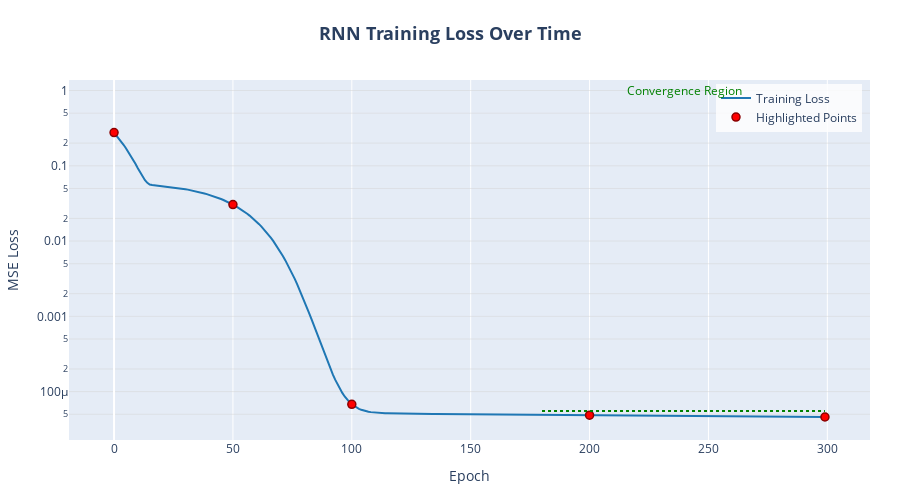
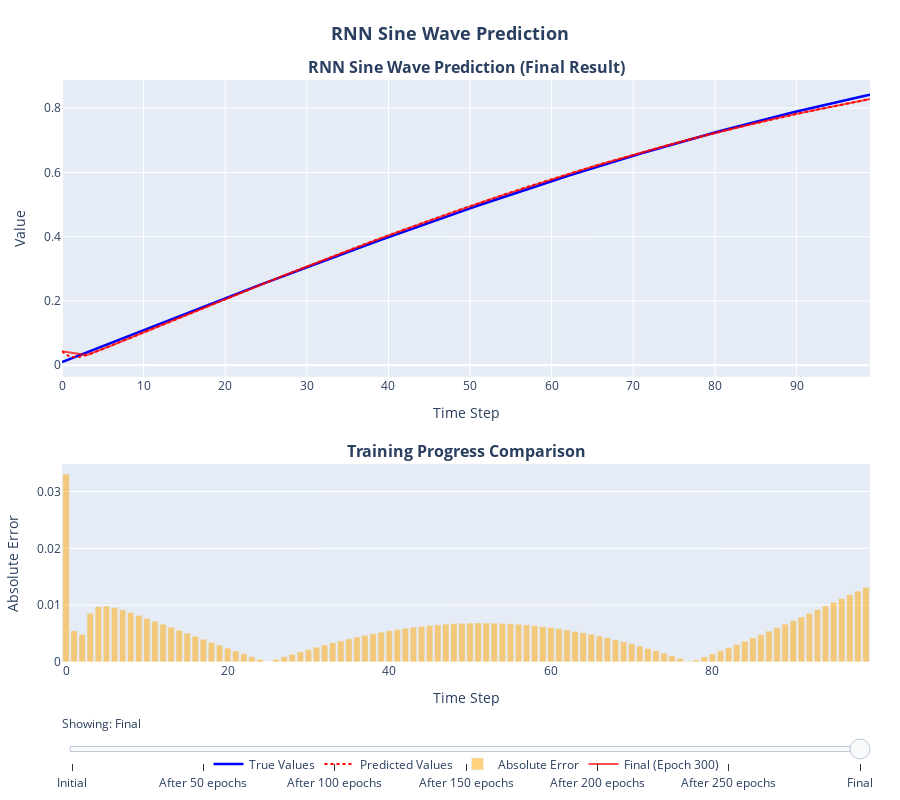

Notebook source saved alongside these figures, in order:
### Code cell
import numpy as np
import plotly.graph_objects as go
from plotly.subplots import make_subplots

# Define a simple RNN with BPTT
class SimpleRNNWithBPTT:
    def __init__(self, input_size, hidden_size, output_size, learning_rate=0.01):
        np.random.seed(42)  # For reproducible results
        # Initialize weights and biases
        self.Wx = np.random.randn(input_size, hidden_size) * 0.01
        self.Wy = np.random.randn(hidden_size, hidden_size) * 0.01
        self.Wo = np.random.randn(hidden_size, output_size) * 0.01
        self.bh = np.zeros((1, hidden_size))
        self.bo = np.zeros((1, output_size))
        
        self.learning_rate = learning_rate
        self.hidden_size = hidden_size
        self.input_size = input_size
        self.output_size = output_size
        
    def forward(self, x_sequence):
        # x_sequence shape: (seq_length, input_size)
        seq_length = len(x_sequence)
        # Initialize states and outputs
        h = np.zeros((seq_length + 1, self.hidden_size))  # +1 for initial state h[-1]
        y = np.zeros((seq_length, self.output_size))
        
        # Forward pass through time
        for t in range(seq_length):
            # Current input
            x_t = x_sequence[t:t+1]
            # Previous hidden state
            h_prev = h[t:t+1]
            
            # Calculate current hidden state
            h[t+1] = np.tanh(np.dot(x_t, self.Wx) + np.dot(h_prev, self.Wy) + self.bh)
            # Calculate output
            y[t] = np.dot(h[t+1], self.Wo) + self.bo
        
        return h[1:], y  # Return hidden states and outputs
    
    def backprop(self, x, targets, h, outputs):
        # Initialize gradients
        dWx = np.zeros_like(self.Wx)
        dWy = np.zeros_like(self.Wy)
        dWo = np.zeros_like(self.Wo)
        dbh = np.zeros_like(self.bh)
        dbo = np.zeros_like(self.bo)
        
        # Initial gradient of hidden state
        dh_next = np.zeros((1, self.hidden_size))
        
        seq_length = len(x)
        
        # Backpropagation through time
        for t in reversed(range(seq_length)):
            # Gradient from output (MSE loss)
            dy = outputs[t] - targets[t:t+1]
            
            # Gradient of output weights
            h_t_reshaped = h[t].reshape(1, -1)
            dWo += np.dot(h_t_reshaped.T, dy)
            dbo += dy
            
            # Gradient into hidden layer
            dh = np.dot(dy, self.Wo.T) + dh_next
            
            # Gradient through tanh
            dh_raw = (1 - h[t] ** 2) * dh
            
            # Gradient of hidden weights, biases, and recurrent weights
            dbh += dh_raw
            dWx += np.dot(x[t].reshape(-1, 1), dh_raw)
            
            # We need the previous hidden state
            prev_h = np.zeros((1, self.hidden_size)) if t == 0 else h[t-1:t]
            dWy += np.dot(prev_h.T, dh_raw)
            
            # Gradient for next iteration
            dh_next = np.dot(dh_raw, self.Wy.T)
        
        # Clip gradients to prevent exploding gradients
        for grad in [dWx, dWy, dWo, dbh, dbo]:
            np.clip(grad, -5, 5, out=grad)
        
        # Update weights
        self.Wx -= self.learning_rate * dWx
        self.Wy -= self.learning_rate * dWy
        self.Wo -= self.learning_rate * dWo
        self.bh -= self.learning_rate * dbh
        self.bo -= self.learning_rate * dbo

# Create a simple sequence prediction task
# We'll create a sine wave and have the RNN predict the next value
def generate_sine_wave(seq_length, frequency=0.1):
    x = np.linspace(0, 10, seq_length)
    sine_wave = np.sin(x * frequency)
    return sine_wave.reshape(-1, 1)

# Generate data
seq_length = 100
sine_wave = generate_sine_wave(seq_length + 1)  # +1 to allow for targets

# Create training data and targets
x_train = sine_wave[:-1]  # All but the last point
y_train = sine_wave[1:]   # All but the first point (shifted by 1)

# Initialize RNN with smaller learning rate for smoother convergence
rnn = SimpleRNNWithBPTT(input_size=1, hidden_size=16, output_size=1, learning_rate=0.005)

# Training loop with logging for visualization
epochs = 300
loss_history = []
predictions_over_time = []

# Store initial predictions
_, initial_preds = rnn.forward(x_train)
predictions_over_time.append(initial_preds.copy())

# Training epochs
for epoch in range(epochs):
    # Forward pass
    h, y_pred = rnn.forward(x_train)
    
    # Calculate loss (MSE)
    loss = np.mean((y_pred - y_train) ** 2)
    loss_history.append(loss)
    
    # Save predictions periodically
    if epoch % 50 == 0 and epoch > 0:
        predictions_over_time.append(y_pred.copy())
    
    # Backpropagation
    rnn.backprop(x_train, y_train, h, y_pred)
    
    # Print progress
    if epoch % 30 == 0:
        print(f"Epoch {epoch}, Loss: {loss:.4f}")

# Get final predictions
_, final_predictions = rnn.forward(x_train)
predictions_over_time.append(final_predictions)

# Visualize training loss history with improved Plotly visualization
fig_loss = go.Figure()
fig_loss.add_trace(
    go.Scatter(
        x=list(range(epochs)),
        y=loss_history,
        mode='lines',
        name='Training Loss',
        line=dict(
            color='rgb(31, 119, 180)',
            width=2
        ),
        hovertemplate='Epoch: %{x}<br>Loss: %{y:.6f}<extra></extra>'
    )
)

# Add markers at specific loss values
marker_epochs = [0, 50, 100, 200, epochs-1]
marker_losses = [loss_history[e] for e in marker_epochs]

fig_loss.add_trace(
    go.Scatter(
        x=marker_epochs,
        y=marker_losses,
        mode='markers',
        marker=dict(
            color='red',
            size=8,
            line=dict(
                color='darkred',
                width=1.5
            )
        ),
        name='Highlighted Points',
        hovertemplate='Epoch: %{x}<br>Loss: %{y:.6f}<extra></extra>'
    )
)

fig_loss.update_layout(
    title=dict(
        text='<b>RNN Training Loss Over Time</b>',
        x=0.5,
        font=dict(size=18)
    ),
    xaxis_title='Epoch',
    yaxis_title='MSE Loss',
    yaxis=dict(
        type='log',
        showgrid=True,
        gridwidth=0.5,
        gridcolor='lightgray'
    ),
    width=900,
    height=500,
    margin=dict(l=60, r=30, t=80, b=60),
    hovermode='closest',
    legend=dict(
        yanchor="top",
        y=0.99,
        xanchor="right",
        x=0.99,
        bgcolor="rgba(255,255,255,0.8)"
    ),
    shapes=[
        # Annotation line for convergence region
        dict(
            type="line",
            yref="y",
            y0=loss_history[-1]*1.2,
            y1=loss_history[-1]*1.2,
            xref="x",
            x0=epochs*0.6,
            x1=epochs-1,
            line=dict(
                color="green",
                width=2,
                dash="dot",
            ),
        ),
    ],
    annotations=[
        dict(
            x=epochs*0.8,
            y=loss_history[-1]*1.3,
            text="Convergence Region",
            showarrow=False,
            font=dict(color="green")
        )
    ]
)

# Show the loss curve
fig_loss.show()

# Visualize predictions with interactive Plotly
# Create a subplot with 2 rows
fig_pred = make_subplots(
    rows=2, 
    cols=1,
    subplot_titles=(
        '<b>RNN Sine Wave Prediction (Final Result)</b>', 
        '<b>Training Progress Comparison</b>'
    ),
    vertical_spacing=0.15,
    row_heights=[0.6, 0.4]
)

# Plot the final predictions vs true values
fig_pred.add_trace(
    go.Scatter(
        x=list(range(seq_length)),
        y=y_train.flatten(),
        mode='lines',
        name='True Values',
        line=dict(color='blue', width=2.5),
        hovertemplate='Time Step: %{x}<br>True Value: %{y:.4f}<extra></extra>'
    ),
    row=1, col=1
)
fig_pred.add_trace(
    go.Scatter(
        x=list(range(seq_length)),
        y=final_predictions.flatten(),
        mode='lines',
        name='Predicted Values',
        line=dict(color='red', width=2, dash='dot'),
        hovertemplate='Time Step: %{x}<br>Prediction: %{y:.4f}<extra></extra>'
    ),
    row=1, col=1
)

# Calculate and plot error
error = np.abs(y_train.flatten() - final_predictions.flatten())
fig_pred.add_trace(
    go.Bar(
        x=list(range(seq_length)),
        y=error,
        name='Absolute Error',
        marker_color='rgba(255, 165, 0, 0.5)',
        hovertemplate='Time Step: %{x}<br>Error: %{y:.4f}<extra></extra>'
    ),
    row=2, col=1
)

# Show predictions at different stages of training
stages = ['Initial', 'After 50 epochs', 'After 100 epochs', 
          'After 150 epochs', 'After 200 epochs', 'After 250 epochs', 'Final']
colors = ['rgba(128,128,128,0.7)', 'rgba(250,128,114,0.7)', 'rgba(255,165,0,0.7)', 
          'rgba(107,142,35,0.7)', 'rgba(65,105,225,0.7)', 'rgba(186,85,211,0.7)', 'rgba(255,0,0,0.7)']

# Select subset of time steps for clarity
time_steps = np.arange(0, 100, 3)

# Add button for each epoch's predictions
buttons = []
for i, preds in enumerate(predictions_over_time):
    opacity = 0.4 if i < len(predictions_over_time)-1 else 0.8
    epoch_num = 0 if i == 0 else (50*i if i < len(predictions_over_time)-1 else epochs)
    
    trace = go.Scatter(
        x=time_steps,
        y=preds.flatten()[time_steps],
        mode='lines',
        name=f'{stages[i]} (Epoch {epoch_num})',
        line=dict(color=colors[i], width=2, dash='dot' if i < len(predictions_over_time)-1 else 'solid'),
        visible=(i == len(predictions_over_time)-1),  # Only show final prediction by default
        hovertemplate=f'{stages[i]}<br>Time: %{{x}}<br>Value: %{{y:.4f}}<extra></extra>'
    )
    fig_pred.add_trace(trace, row=1, col=1)
    
    # Create button for this epoch's visibility
    visible_list = [False] * len(predictions_over_time)
    visible_list[i] = True  # Make this prediction visible
    buttons.append(dict(
        method="update",
        label=stages[i],
        args=[{"visible": [True, True, True] + visible_list}],  # Keep true/pred/error traces visible
    ))

# Add slider for prediction over time
sliders = [dict(
    active=len(predictions_over_time)-1,
    currentvalue={"prefix": "Showing: "},
    pad={"t": 50},
    steps=[dict(
        method="update",
        label=stages[i],
        args=[{"visible": [True, True, True] + [i==j for j in range(len(predictions_over_time))]}],
    ) for i in range(len(predictions_over_time))]
)]

# Configure the layout
fig_pred.update_layout(
    height=800,
    width=900,
    title=dict(
        text='<b>RNN Sine Wave Prediction</b>',
        x=0.5,
        font=dict(size=18)
    ),
    sliders=sliders,
    legend=dict(
        orientation="h",
        yanchor="bottom",
        y=-0.2,
        xanchor="center",
        x=0.5
    ),
    margin=dict(l=60, r=30, t=80, b=100),
    hovermode='closest'
)

# Update axes
fig_pred.update_xaxes(title_text="Time Step", row=1, col=1)
fig_pred.update_xaxes(title_text="Time Step", row=2, col=1)
fig_pred.update_yaxes(title_text="Value", row=1, col=1)
fig_pred.update_yaxes(title_text="Absolute Error", row=2, col=1)

# Show the figure
fig_pred.show()

### Figure 1 — Plotly figure (JSON) as saved in the notebook; plotly's stock layout.template omitted (floating-point values rounded to 4 significant figures; data arrays with more than 128 entries replaced by an {"elided": "..."} marker saying what was removed)
{"data": [{"hovertemplate": "Epoch: %{x}<br>Loss: %{y:.6f}<extra></extra>", "line": {"color": "rgb(31, 119, 180)", "width": 2}, "mode": "lines", "name": "Training Loss", "type": "scatter", "x": {"elided": "300 int values"}, "y": {"elided": "300 float values"}}, {"hovertemplate": "Epoch: %{x}<br>Loss: %{y:.6f}<extra></extra>", "marker": {"color": "red", "line": {"color": "darkred", "width": 1.5}, "size": 8}, "mode": "markers", "name": "Highlighted Points", "type": "scatter", "x": [0, 50, 100, 200, 299], "y": [0.276, 0.03049, 6.786e-05, 4.863e-05, 4.602e-05]}], "layout": {"annotations": [{"font": {"color": "green"}, "showarrow": false, "text": "Convergence Region", "x": 240, "y": 5.983e-05}], "height": 500, "hovermode": "closest", "legend": {"bgcolor": "rgba(255,255,255,0.8)", "x": 0.99, "xanchor": "right", "y": 0.99, "yanchor": "top"}, "margin": {"b": 60, "l": 60, "r": 30, "t": 80}, "shapes": [{"line": {"color": "green", "dash": "dot", "width": 2}, "type": "line", "x0": 180, "x1": 299, "xref": "x", "y0": 5.523e-05, "y1": 5.523e-05, "yref": "y"}], "title": {"font": {"size": 18}, "text": "<b>RNN Training Loss Over Time</b>", "x": 0.5}, "width": 900, "xaxis": {"title": {"text": "Epoch"}}, "yaxis": {"gridcolor": "lightgray", "gridwidth": 0.5, "showgrid": true, "title": {"text": "MSE Loss"}, "type": "log"}}}

### Figure 2 — Plotly figure (JSON) as saved in the notebook; plotly's stock layout.template omitted (floating-point values rounded to 4 significant figures)
{"data": [{"hovertemplate": "Time Step: %{x}<br>True Value: %{y:.4f}<extra></extra>", "line": {"color": "blue", "width": 2.5}, "mode": "lines", "name": "True Values", "type": "scatter", "x": [0, 1, 2, 3, 4, 5, 6, 7, 8, 9, 10, 11, 12, 13, 14, 15, 16, 17, 18, 19, 20, 21, 22, 23, 24, 25, 26, 27, 28, 29, 30, 31, 32, 33, 34, 35, 36, 37, 38, 39, 40, 41, 42, 43, 44, 45, 46, 47, 48, 49, 50, 51, 52, 53, 54, 55, 56, 57, 58, 59, 60, 61, 62, 63, 64, 65, 66, 67, 68, 69, 70, 71, 72, 73, 74, 75, 76, 77, 78, 79, 80, 81, 82, 83, 84, 85, 86, 87, 88, 89, 90, 91, 92, 93, 94, 95, 96, 97, 98, 99], "xaxis": "x", "y": [0.01, 0.02, 0.03, 0.03999, 0.04998, 0.05996, 0.06994, 0.07991, 0.08988, 0.09983, 0.1098, 0.1197, 0.1296, 0.1395, 0.1494, 0.1593, 0.1692, 0.179, 0.1889, 0.1987, 0.2085, 0.2182, 0.228, 0.2377, 0.2474, 0.2571, 0.2667, 0.2764, 0.286, 0.2955, 0.3051, 0.3146, 0.324, 0.3335, 0.3429, 0.3523, 0.3616, 0.3709, 0.3802, 0.3894, 0.3986, 0.4078, 0.4169, 0.4259, 0.435, 0.4439, 0.4529, 0.4618, 0.4706, 0.4794, 0.4882, 0.4969, 0.5055, 0.5141, 0.5227, 0.5312, 0.5396, 0.548, 0.5564, 0.5646, 0.5729, 0.581, 0.5891, 0.5972, 0.6052, 0.6131, 0.621, 0.6288, 0.6365, 0.6442, 0.6518, 0.6594, 0.6669, 0.6743, 0.6816, 0.6889, 0.6961, 0.7033, 0.7104, 0.7174, 0.7243, 0.7311, 0.7379, 0.7446, 0.7513, 0.7578, 0.7643, 0.7707, 0.7771, 0.7833, 0.7895, 0.7956, 0.8016, 0.8076, 0.8134, 0.8192, 0.8249, 0.8305, 0.836, 0.8415], "yaxis": "y"}, {"hovertemplate": "Time Step: %{x}<br>Prediction: %{y:.4f}<extra></extra>", "line": {"color": "red", "dash": "dot", "width": 2}, "mode": "lines", "name": "Predicted Values", "type": "scatter", "x": [0, 1, 2, 3, 4, 5, 6, 7, 8, 9, 10, 11, 12, 13, 14, 15, 16, 17, 18, 19, 20, 21, 22, 23, 24, 25, 26, 27, 28, 29, 30, 31, 32, 33, 34, 35, 36, 37, 38, 39, 40, 41, 42, 43, 44, 45, 46, 47, 48, 49, 50, 51, 52, 53, 54, 55, 56, 57, 58, 59, 60, 61, 62, 63, 64, 65, 66, 67, 68, 69, 70, 71, 72, 73, 74, 75, 76, 77, 78, 79, 80, 81, 82, 83, 84, 85, 86, 87, 88, 89, 90, 91, 92, 93, 94, 95, 96, 97, 98, 99], "xaxis": "x", "y": [0.04307, 0.0255, 0.02513, 0.03142, 0.04027, 0.05012, 0.06035, 0.07073, 0.08117, 0.09163, 0.1021, 0.1125, 0.123, 0.1334, 0.1438, 0.1543, 0.1646, 0.175, 0.1854, 0.1957, 0.206, 0.2163, 0.2265, 0.2368, 0.2469, 0.2571, 0.2672, 0.2773, 0.2873, 0.2973, 0.3073, 0.3172, 0.327, 0.3369, 0.3466, 0.3563, 0.366, 0.3756, 0.3852, 0.3947, 0.4041, 0.4135, 0.4228, 0.4321, 0.4413, 0.4504, 0.4594, 0.4684, 0.4774, 0.4862, 0.495, 0.5038, 0.5124, 0.521, 0.5295, 0.5379, 0.5463, 0.5546, 0.5628, 0.5709, 0.5789, 0.5869, 0.5948, 0.6026, 0.6103, 0.618, 0.6256, 0.6331, 0.6405, 0.6478, 0.655, 0.6622, 0.6693, 0.6763, 0.6832, 0.69, 0.6967, 0.7034, 0.71, 0.7165, 0.7229, 0.7292, 0.7354, 0.7416, 0.7476, 0.7536, 0.7595, 0.7653, 0.771, 0.7767, 0.7822, 0.7877, 0.7931, 0.7984, 0.8036, 0.8087, 0.8137, 0.8187, 0.8235, 0.8283], "yaxis": "y"}, {"hovertemplate": "Time Step: %{x}<br>Error: %{y:.4f}<extra></extra>", "marker": {"color": "rgba(255, 165, 0, 0.5)"}, "name": "Absolute Error", "type": "bar", "x": [0, 1, 2, 3, 4, 5, 6, 7, 8, 9, 10, 11, 12, 13, 14, 15, 16, 17, 18, 19, 20, 21, 22, 23, 24, 25, 26, 27, 28, 29, 30, 31, 32, 33, 34, 35, 36, 37, 38, 39, 40, 41, 42, 43, 44, 45, 46, 47, 48, 49, 50, 51, 52, 53, 54, 55, 56, 57, 58, 59, 60, 61, 62, 63, 64, 65, 66, 67, 68, 69, 70, 71, 72, 73, 74, 75, 76, 77, 78, 79, 80, 81, 82, 83, 84, 85, 86, 87, 88, 89, 90, 91, 92, 93, 94, 95, 96, 97, 98, 99], "xaxis": "x2", "y": [0.03307, 0.005504, 0.004862, 0.008573, 0.009709, 0.009846, 0.009592, 0.009183, 0.008709, 0.008208, 0.007694, 0.007172, 0.006647, 0.006119, 0.00559, 0.005061, 0.004533, 0.004008, 0.003485, 0.002967, 0.002453, 0.001946, 0.001445, 0.0009523, 0.0004679, 6.959e-06, 0.0004716, 0.0009251, 0.001367, 0.001796, 0.002212, 0.002613, 0.003, 0.003372, 0.003728, 0.004067, 0.004389, 0.004693, 0.004979, 0.005246, 0.005495, 0.005723, 0.005932, 0.006121, 0.006289, 0.006437, 0.006563, 0.006669, 0.006752, 0.006815, 0.006855, 0.006874, 0.006871, 0.006846, 0.006799, 0.006731, 0.00664, 0.006528, 0.006395, 0.00624, 0.006064, 0.005867, 0.005649, 0.005411, 0.005153, 0.004874, 0.004576, 0.004259, 0.003923, 0.003568, 0.003195, 0.002805, 0.002397, 0.001973, 0.001532, 0.001075, 0.0006037, 0.0001171, 0.0003837, 0.0008982, 0.001426, 0.001966, 0.002518, 0.003082, 0.003656, 0.00424, 0.004834, 0.005437, 0.006049, 0.006668, 0.007294, 0.007926, 0.008564, 0.009207, 0.009855, 0.01051, 0.01116, 0.01182, 0.01248, 0.01314], "yaxis": "y2"}, {"hovertemplate": "Initial<br>Time: %{x}<br>Value: %{y:.4f}<extra></extra>", "line": {"color": "rgba(128,128,128,0.7)", "dash": "dot", "width": 2}, "mode": "lines", "name": "Initial (Epoch 0)", "type": "scatter", "visible": false, "x": [0, 3, 6, 9, 12, 15, 18, 21, 24, 27, 30, 33, 36, 39, 42, 45, 48, 51, 54, 57, 60, 63, 66, 69, 72, 75, 78, 81, 84, 87, 90, 93, 96, 99], "xaxis": "x", "y": [0.0, 1.457e-05, 2.907e-05, 4.354e-05, 5.798e-05, 7.237e-05, 8.668e-05, 0.0001009, 0.0001151, 0.0001291, 0.0001431, 0.0001569, 0.0001705, 0.000184, 0.0001974, 0.0002105, 0.0002235, 0.0002363, 0.0002488, 0.0002612, 0.0002733, 0.0002851, 0.0002967, 0.0003081, 0.0003191, 0.0003299, 0.0003403, 0.0003505, 0.0003604, 0.0003699, 0.0003791, 0.0003879, 0.0003964, 0.0004046], "yaxis": "y"}, {"hovertemplate": "After 50 epochs<br>Time: %{x}<br>Value: %{y:.4f}<extra></extra>", "line": {"color": "rgba(250,128,114,0.7)", "dash": "dot", "width": 2}, "mode": "lines", "name": "After 50 epochs (Epoch 50)", "type": "scatter", "visible": false, "x": [0, 3, 6, 9, 12, 15, 18, 21, 24, 27, 30, 33, 36, 39, 42, 45, 48, 51, 54, 57, 60, 63, 66, 69, 72, 75, 78, 81, 84, 87, 90, 93, 96, 99], "xaxis": "x", "y": [0.3297, 0.3496, 0.3586, 0.3676, 0.3765, 0.3854, 0.3943, 0.4031, 0.4118, 0.4204, 0.4289, 0.4374, 0.4457, 0.4539, 0.462, 0.47, 0.4778, 0.4855, 0.4931, 0.5004, 0.5077, 0.5147, 0.5216, 0.5283, 0.5349, 0.5412, 0.5474, 0.5533, 0.5591, 0.5646, 0.57, 0.5751, 0.58, 0.5847], "yaxis": "y"}, {"hovertemplate": "After 100 epochs<br>Time: %{x}<br>Value: %{y:.4f}<extra></extra>", "line": {"color": "rgba(255,165,0,0.7)", "dash": "dot", "width": 2}, "mode": "lines", "name": "After 100 epochs (Epoch 100)", "type": "scatter", "visible": false, "x": [0, 3, 6, 9, 12, 15, 18, 21, 24, 27, 30, 33, 36, 39, 42, 45, 48, 51, 54, 57, 60, 63, 66, 69, 72, 75, 78, 81, 84, 87, 90, 93, 96, 99], "xaxis": "x", "y": [0.04952, 0.03851, 0.06701, 0.09786, 0.1288, 0.1597, 0.1904, 0.2208, 0.2511, 0.281, 0.3105, 0.3397, 0.3684, 0.3966, 0.4243, 0.4515, 0.478, 0.5039, 0.5292, 0.5539, 0.5778, 0.6011, 0.6236, 0.6454, 0.6665, 0.6868, 0.7064, 0.7252, 0.7433, 0.7606, 0.7771, 0.7929, 0.808, 0.8222], "yaxis": "y"}, {"hovertemplate": "After 150 epochs<br>Time: %{x}<br>Value: %{y:.4f}<extra></extra>", "line": {"color": "rgba(107,142,35,0.7)", "dash": "dot", "width": 2}, "mode": "lines", "name": "After 150 epochs (Epoch 150)", "type": "scatter", "visible": false, "x": [0, 3, 6, 9, 12, 15, 18, 21, 24, 27, 30, 33, 36, 39, 42, 45, 48, 51, 54, 57, 60, 63, 66, 69, 72, 75, 78, 81, 84, 87, 90, 93, 96, 99], "xaxis": "x", "y": [0.044, 0.03111, 0.05991, 0.09125, 0.1227, 0.154, 0.1852, 0.2162, 0.247, 0.2774, 0.3074, 0.3371, 0.3662, 0.3949, 0.4231, 0.4507, 0.4777, 0.5041, 0.5298, 0.5549, 0.5792, 0.6028, 0.6258, 0.6479, 0.6693, 0.69, 0.7099, 0.729, 0.7474, 0.765, 0.7818, 0.7979, 0.8132, 0.8277], "yaxis": "y"}, {"hovertemplate": "After 200 epochs<br>Time: %{x}<br>Value: %{y:.4f}<extra></extra>", "line": {"color": "rgba(65,105,225,0.7)", "dash": "dot", "width": 2}, "mode": "lines", "name": "After 200 epochs (Epoch 200)", "type": "scatter", "visible": false, "x": [0, 3, 6, 9, 12, 15, 18, 21, 24, 27, 30, 33, 36, 39, 42, 45, 48, 51, 54, 57, 60, 63, 66, 69, 72, 75, 78, 81, 84, 87, 90, 93, 96, 99], "xaxis": "x", "y": [0.04369, 0.03121, 0.06006, 0.09137, 0.1228, 0.1541, 0.1853, 0.2162, 0.2469, 0.2773, 0.3074, 0.337, 0.3662, 0.3948, 0.423, 0.4506, 0.4776, 0.504, 0.5297, 0.5548, 0.5791, 0.6028, 0.6257, 0.6479, 0.6693, 0.69, 0.7099, 0.7291, 0.7475, 0.7651, 0.782, 0.7981, 0.8134, 0.8279], "yaxis": "y"}, {"hovertemplate": "After 250 epochs<br>Time: %{x}<br>Value: %{y:.4f}<extra></extra>", "line": {"color": "rgba(186,85,211,0.7)", "dash": "dot", "width": 2}, "mode": "lines", "name": "After 250 epochs (Epoch 250)", "type": "scatter", "visible": false, "x": [0, 3, 6, 9, 12, 15, 18, 21, 24, 27, 30, 33, 36, 39, 42, 45, 48, 51, 54, 57, 60, 63, 66, 69, 72, 75, 78, 81, 84, 87, 90, 93, 96, 99], "xaxis": "x", "y": [0.04338, 0.03132, 0.06021, 0.0915, 0.1229, 0.1542, 0.1853, 0.2163, 0.2469, 0.2773, 0.3073, 0.3369, 0.3661, 0.3948, 0.4229, 0.4505, 0.4775, 0.5039, 0.5296, 0.5546, 0.579, 0.6027, 0.6256, 0.6478, 0.6693, 0.69, 0.71, 0.7291, 0.7476, 0.7652, 0.7821, 0.7982, 0.8136, 0.8281], "yaxis": "y"}, {"hovertemplate": "Final<br>Time: %{x}<br>Value: %{y:.4f}<extra></extra>", "line": {"color": "rgba(255,0,0,0.7)", "dash": "solid", "width": 2}, "mode": "lines", "name": "Final (Epoch 300)", "type": "scatter", "visible": true, "x": [0, 3, 6, 9, 12, 15, 18, 21, 24, 27, 30, 33, 36, 39, 42, 45, 48, 51, 54, 57, 60, 63, 66, 69, 72, 75, 78, 81, 84, 87, 90, 93, 96, 99], "xaxis": "x", "y": [0.04307, 0.03142, 0.06035, 0.09163, 0.123, 0.1543, 0.1854, 0.2163, 0.2469, 0.2773, 0.3073, 0.3369, 0.366, 0.3947, 0.4228, 0.4504, 0.4774, 0.5038, 0.5295, 0.5546, 0.5789, 0.6026, 0.6256, 0.6478, 0.6693, 0.69, 0.71, 0.7292, 0.7476, 0.7653, 0.7822, 0.7984, 0.8137, 0.8283], "yaxis": "y"}], "layout": {"annotations": [{"font": {"size": 16}, "showarrow": false, "text": "<b>RNN Sine Wave Prediction (Final Result)</b>", "x": 0.5, "xanchor": "center", "xref": "paper", "y": 1, "yanchor": "bottom", "yref": "paper"}, {"font": {"size": 16}, "showarrow": false, "text": "<b>Training Progress Comparison</b>", "x": 0.5, "xanchor": "center", "xref": "paper", "y": 0.34, "yanchor": "bottom", "yref": "paper"}], "height": 800, "hovermode": "closest", "legend": {"orientation": "h", "x": 0.5, "xanchor": "center", "y": -0.2, "yanchor": "bottom"}, "margin": {"b": 100, "l": 60, "r": 30, "t": 80}, "sliders": [{"active": 6, "currentvalue": {"prefix": "Showing: "}, "pad": {"t": 50}, "steps": [{"args": [{"visible": [true, true, true, true, false, false, false, false, false, false]}], "label": "Initial", "method": "update"}, {"args": [{"visible": [true, true, true, false, true, false, false, false, false, false]}], "label": "After 50 epochs", "method": "update"}, {"args": [{"visible": [true, true, true, false, false, true, false, false, false, false]}], "label": "After 100 epochs", "method": "update"}, {"args": [{"visible": [true, true, true, false, false, false, true, false, false, false]}], "label": "After 150 epochs", "method": "update"}, {"args": [{"visible": [true, true, true, false, false, false, false, true, false, false]}], "label": "After 200 epochs", "method": "update"}, {"args": [{"visible": [true, true, true, false, false, false, false, false, true, false]}], "label": "After 250 epochs", "method": "update"}, {"args": [{"visible": [true, true, true, false, false, false, false, false, false, true]}], "label": "Final", "method": "update"}]}], "title": {"font": {"size": 18}, "text": "<b>RNN Sine Wave Prediction</b>", "x": 0.5}, "width": 900, "xaxis": {"anchor": "y", "domain": [0, 1], "title": {"text": "Time Step"}}, "xaxis2": {"anchor": "y2", "domain": [0, 1], "title": {"text": "Time Step"}}, "yaxis": {"anchor": "x", "domain": [0.49, 1], "title": {"text": "Value"}}, "yaxis2": {"anchor": "x2", "domain": [0, 0.34], "title": {"text": "Absolute Error"}}}}
